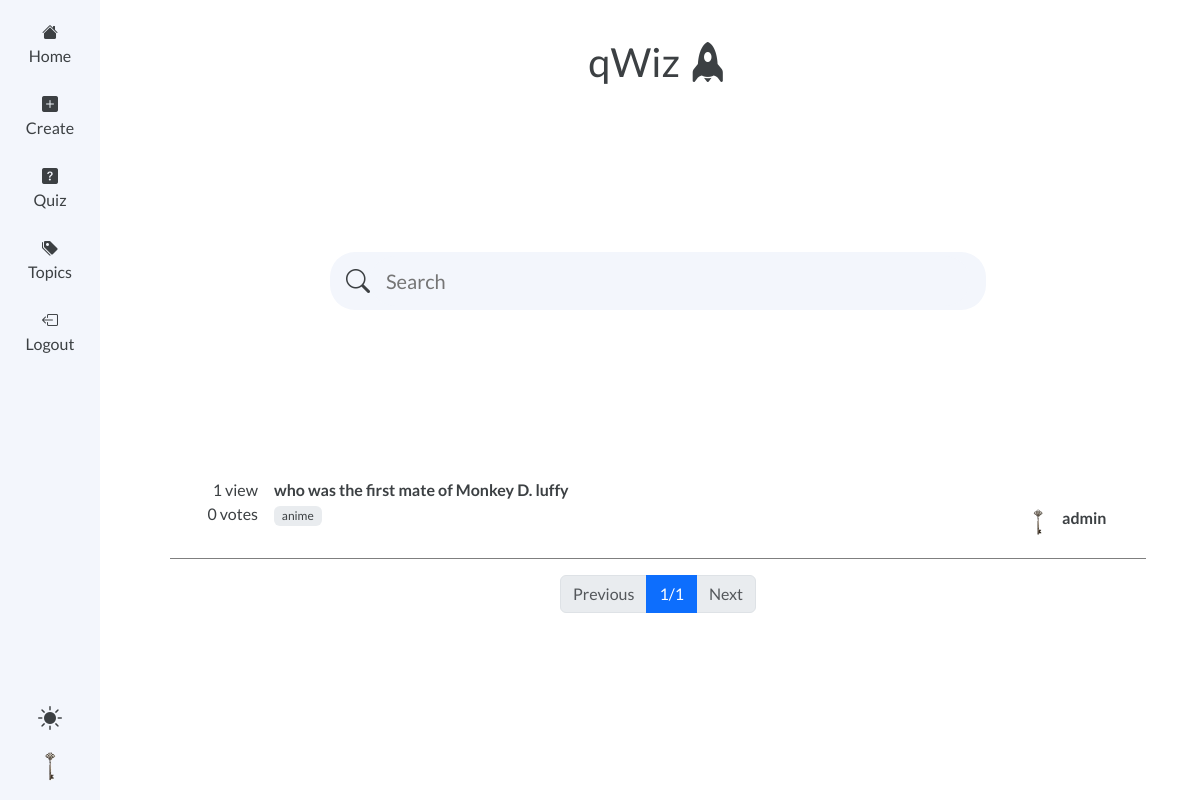
Page / (signed in) on the committed database.
### quiz/models.py (models this page shows, shortened)
class User(AbstractUser):
    photo = models.ImageField(upload_to='photos/', default='key.png')
    about = models.CharField(max_length=500, blank=True)

class Question(models.Model):
    body = models.CharField(max_length=500, blank=False)
    points = models.PositiveIntegerField(default=2)
    created_by = models.ForeignKey(User, models.CASCADE, related_name='questions_by')
    topics = models.ManyToManyField(Topic)
    created = models.DateTimeField(auto_now_add=True)
    updated = models.DateTimeField(auto_now=True)

class Topic(models.Model):
    name = models.CharField(max_length=50, unique=True, blank=False)
    created_by = models.ForeignKey(User, on_delete=models.CASCADE, related_name='topics')
    created = models.DateTimeField(auto_now_add=True)
    updated = models.DateTimeField(auto_now=True)
    def __str__(self) -> str:
        return self.name

### quiz/views.py (the view)
# urls.py: path('', views.index, name='index'),
def index(request):
    questions = Question.objects.order_by('-created')
    page_obj = Paginator(questions, 18).get_page(request.GET.get('page'))
    return render(request, 'quiz/index.html', {
        'questions': page_obj,
    })

### quiz/templates/quiz/index.html (shortened to what this page needs)
{% extends 'quiz/indextemplate.html' %}
{% block hero %}
<div class="fs-1 text-center fw-light">
    <a href="{% url 'goto_instant_quiz' %}">
        qWiz
        <i class="bi bi-rocket-fill"></i>
    </a>
</div>
<div class="search-box">
    <form class="search-form" id="search-form" action="{% url 'search' %}" method="get">
        <div class="fs-4 d-flex flex-column justify-content-center">
            <i class="bi bi-search"></i>
        </div>
        <input class="input" type="text" name="q" placeholder="Search" required>
    </form>
</div>
{% endblock %}

### quiz/templates/quiz/indextemplate.html
{% extends 'quiz/base.html' %}
{% load static %}
{% block body %}
{% block hero %}
{% endblock %}
{% for question in questions %}
<div class="qbox">
    <div class="d-flex p-2">
        <div class="vote-box d-inline-flex flex-column me-3 align-items-end">
            <div>
                {{ question.views.count }} view{{ question.views.count|pluralize:'s'}}
            </div>
            <div>
                {{ question.votes.count }} vote{{ question.votes.count|pluralize:'s'}}
            </div>
        </div>
        <div class="flex-grow-1">
            <a href="{% url 'get-question' question.pk %}">
                <p class="m-0 fw-semibold">{{ question.body }}</p>
            </a>
            <div class="d-flex mb-2 justify-content-between">
                <div>
                    {% for topic in question.topics.all %}
                    <div class="badge bg-body-secondary"><a href="{% url 'qwtopic' topic.name %}">
                            {{ topic }}</a></div>
                    {% endfor %}
                </div>
                {% if question.created_by %}
                <a href="{% url 'view_profile' question.created_by.id %}">
                    <div class="user-card">
                        {% if question.created_by.photo %}
                        <img src="{{question.created_by.photo.url}}" width="32" height="32" class="rounded-2 me-2">
                        {% else %}
                        <div class="profile-icon">
                            <i class="bi bi-person-fill"></i>
                        </div>
                        {% endif %}
                        <div class="d-flex flex-column h-100">
                            <div class="fw-semibold">{{ question.created_by.username }}</div>
                        </div>
                    </div>
                </a>
                {% endif %}
            </div>
        </div>
    </div>
</div>
{% empty %}
{% block noquestion %}{% endblock %}
{% endfor %}
<div class="mt-3 pagination justify-content-center">
    {% if questions.has_previous %}
    <div class="page-item">
        <a class="page-link" href="?page={{ questions.previous_page_number }}">Previous</a>
    </div>
    {% else %}
    <div class="page-item disabled">
        <a class="page-link">Previous</a>
    </div>
    {% endif %}
    <div class="page-item">
        <a class="page-link active" href="?page={{ questions.number }}">
            {{ questions.number }}/{{ questions.paginator.num_pages }}</a>
    </div>
    {% if questions.has_next %}
    <div class="page-item">
        <a class="page-link" href="?page={{ questions.next_page_number }}">Next</a>
    </div>
    {% else %}
    <div class="page-item disabled">
        <a class="page-link">Next</a>
    </div>
    {% endif %}
</div>
{% endblock %}

### quiz/templates/quiz/base.html (shortened to what this page needs)
{% load static %}
<!DOCTYPE html>
<html lang="en">
<head>
  <link href="https://cdn.jsdelivr.net/npm/bootstrap@5.3.3/dist/css/bootstrap.min.css" rel="stylesheet"
>
  <link rel="stylesheet" href="https://cdn.jsdelivr.net/npm/bootstrap-icons@1.11.3/font/bootstrap-icons.min.css">
  <link rel="stylesheet" href="{% static 'quiz/styles/mstyle.css' %}">
</head>
<body class="body">
  <div class="navbar">
    <ul>
      <li>
        <a href="{% url 'index' %}">
          <i class="icon bi bi-house-fill"></i>
          Home
        </a>
      </li>
      <li>
        <a href="{% url 'create' %}">
          <i class="bi bi-plus-square-fill"></i>
          Create</a>
      </li>
      <li>
        <a href="{% url 'take' %}">
          <i class="bi bi-question-square-fill"></i>
          Quiz
        </a>
      </li>
      <li>
        <a href="{% url 'topics' %}">
          <i class="bi bi-tags-fill"></i>
          Topics</a>
      </li>
      {% if user.is_authenticated %}
      <li>
        <a href="{% url 'logout' %}">
          <i class="bi bi-box-arrow-left"></i>
          Logout</a>
      </li>
      {% endif %}
    </ul>
    <div class="settings-div">
      <div class="profile-icon" id="theme-btn">
        <i id="theme-icon" class="bi bi-brightness-high-fill"></i>
      </div>
      {% if user.is_authenticated %}
      <div>
        <a href="{% url 'view_profile' user.id %}">
          {% if user.photo %}
          <img class="rounded" src="{{user.photo.url}}" width="36px" height="36px" alt="{{user.photo.name}}">
          {% else %}
          <div class="profile-icon">
            <i class="bi bi-person-fill"></i>
          </div>
          {% endif %}
        </a>
      </div>
      {% else %}
      <li>
        <a href="{% url 'login' %}">
          <i class="bi bi-box-arrow-right"></i>
          Login</a>
      </li>
      {% endif %}
    </div>
  </div>
  <div class="content" id="content">
    <div class="container">
      {% block body %}
      {% endblock %}
    </div>
  </div>
</body>
</html>

### quiz/static/quiz/styles/mstyle.css (style rules this page uses)
* { box-sizing: border-box; }
:root { --background-body: #fff; --background-nav: #f3f6fc; --text-default: #3c4043; --text-hover: #0e0e0f; --link-hover: #1973e8; --green: rgb(45, 148, 50); --red: rgb(250, 68, 36); --blue: rgb(55, 118, 255); --option-background: rgb(157, 196, 247); --option-hover: rgb(118, 134, 143); --option-checked-background: rgb(75, 141, 226); --option-correct-background: rgb(59, 221, 86); --option-selected-background: rgb(115, 137, 235); --border: #7f7f7f; }
.body { font-family: "Lato", monospace; color: var(--text-default); }
a { font-weight: 500; text-decoration: none; color: var(--text-default); }
.icon { fill: var(--text-default); }
.settings-div { display: flex; flex-direction: column; align-items: center; gap: 1rem; margin: 0; }
ul { padding: 0; }
li { list-style: none; }
.navbar { z-index: 111; position: fixed; display: flex; flex-direction: column; justify-content: space-between; align-items: center; padding: 1rem; top: 0; left: 0; width: 100px; height: 100vh; background-color: var(--background-nav); }
.navbar ul { display: flex; flex-direction: column; gap: 1rem; padding: 0; margin: 0; }
.navbar li { list-style: none; padding: 0.25rem; }
.navbar a { display: flex; flex-direction: column; align-items: center; }
.container { max-width: 1000px; margin-top: 2rem; }
.content { margin-left: 116px; margin-bottom: 100px; }
.search-box { padding: 10rem; width: 100%; }
.input { border: none; border-radius: 25rem; height: 50px; font-size: 20px; padding-inline: 1rem; display: inline-block; background-color: var(--background-nav); outline: none; }
.search-form { padding: 0.25rem; border-radius: 25px; padding-inline: 1rem; background-color: var(--background-nav); display: flex; width: 100%; }
.search-form .input { width: 100%; }
.qbox { border-bottom: 1px solid var(--border); }
.vote-box { min-width: 80px; }
.user-card { width: 120px; padding: 4px; display: flex; border-radius: 8px; height: 40px; display: flex; align-items: center; }
.profile-icon { text-align: center; font-size: 24px; cursor: pointer; width: 32px; height: 32px; text-align: center; }

### rows in the picture
User: photo (picture)
Question: views.count "1", votes.count "0", body "who was the first mate of Monkey D. luffy", created_by.photo (picture), created_by.username "admin"
Topic: name "anime"

### other values in the picture
{{ questions.number }} "1"
{{ questions.paginator.num_pages }} "1"
